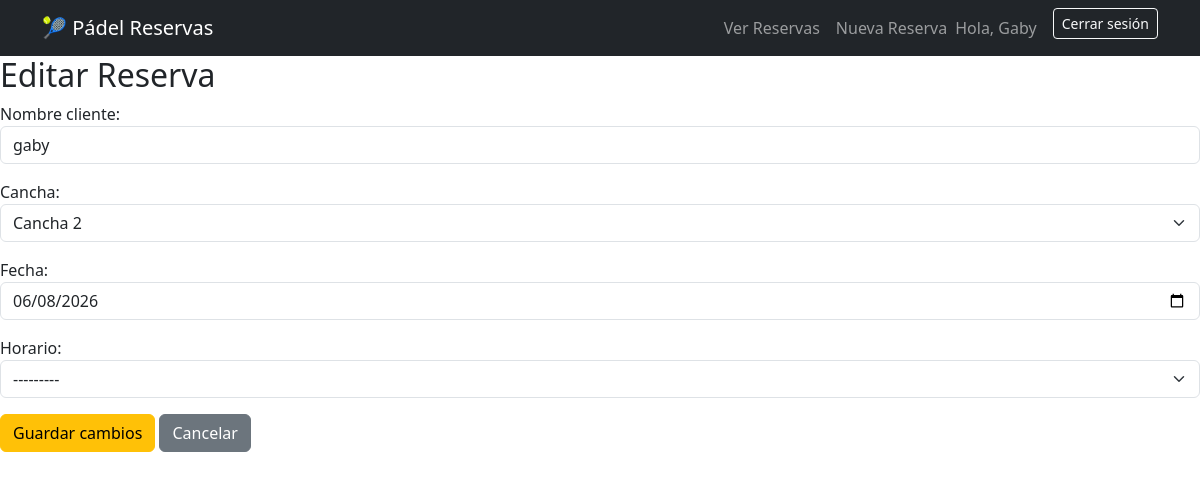
Page /editar/6/ (signed in) on the committed database.
### reservas/models.py (models this page shows, shortened)
class Reserva(models.Model):
    nombre_cliente = models.CharField(max_length=100)
    cancha = models.ForeignKey(Cancha, on_delete=models.CASCADE)
    fecha = models.DateField()
    horario = models.CharField(max_length=5, choices=HORARIOS)
    usuario = models.ForeignKey(User, on_delete=models.CASCADE)

### reservas/views.py (the view)
# urls.py: path('editar/<int:id>/', editar_reserva, name='editar_reserva'),
def editar_reserva(request, id):
    reserva = get_object_or_404(
        Reserva,
        id=id,
        usuario=request.user
    )
    if request.method == 'POST':
        form = ReservaForm(
            request.POST,
            instance=reserva
            )
        if form.is_valid():
            form.save()
            messages.success(
                request,
                'Reserva actualizada correctamente.'
            )
            return redirect('lista_reservas')
    else:
        form = ReservaForm(instance=reserva)
    return render(
        request,
        'reservas/editar_reserva.html',
        {'form':form}
    )

### reservas/forms.py (shortened to what this page needs)
class ReservaForm(forms.ModelForm):
    class Meta:
        model = Reserva
        fields = ['nombre_cliente', 'cancha', 'fecha', 'horario']
        widgets = {
            'nombre_cliente': forms.TextInput(attrs= {'class':'form-control'}),
            'cancha': forms.Select(attrs= {'class':'form-select'}),
            'fecha': forms.DateInput(attrs= {'class':'form-control','type':'date'}),
            'horario': forms.Select(attrs= {'class':'form-select'})
            }

### reservas/models.py (called while the page is built)
    def __str__(self):
        return self.nombre

### reservas/templates/reservas/editar_reserva.html (shortened to what this page needs)
{% extends 'reservas/base.html' %}
{% block content %}
<h2>Editar Reserva</h2>
<form method="post">
    {{ form.as_p }}
    <button type="submit" class="btn btn-warning">
        Guardar cambios
    </button>
    <a href="{% url 'lista_reservas' %}" class="btn btn-secondary">
        Cancelar
    </a>
</form>
{% endblock %}

### reservas/templates/reservas/base.html (shortened to what this page needs)
<!DOCTYPE html>
<html>
<head>
    <link
        href="https://cdn.jsdelivr.net/npm/bootstrap@5.3.3/dist/css/bootstrap.min.css"
        rel="stylesheet"
    >
</head>
<body>
   <nav class="navbar navbar-expand-lg navbar-dark bg-dark">
    <div class="container">
        <a class="navbar-brand" href="{% url 'inicio'%}">
            🎾 Pádel Reservas
        </a>
        <div class="navbar-nav">
            <a class="nav-link" href="{% url 'lista_reservas' %}">
                Ver Reservas
            </a>
            <a class="nav-link" href="{% url 'crear_reserva' %}">
                Nueva Reserva
            </a>
        {% if user.is_authenticated %}
    <span class="navbar-text me-3">
        Hola, {{ user.username }}
    </span>
    <form
        method="post"
        action="{% url 'logout' %}"
    >
        <button
            type="submit"
            class="btn btn-outline-light btn-sm"
        >
            Cerrar sesión
        </button>
    </form>
{% endif %}
        </div>
    </div>
</nav>
{% block content %}
{% endblock %}
</body>
</html>

### rows in the picture
Reserva: nombre_cliente "gaby", cancha "Cancha 2", fecha "06/08/2026", horario "---------"

### other values in the picture
{{ user.username }} "Gaby"
